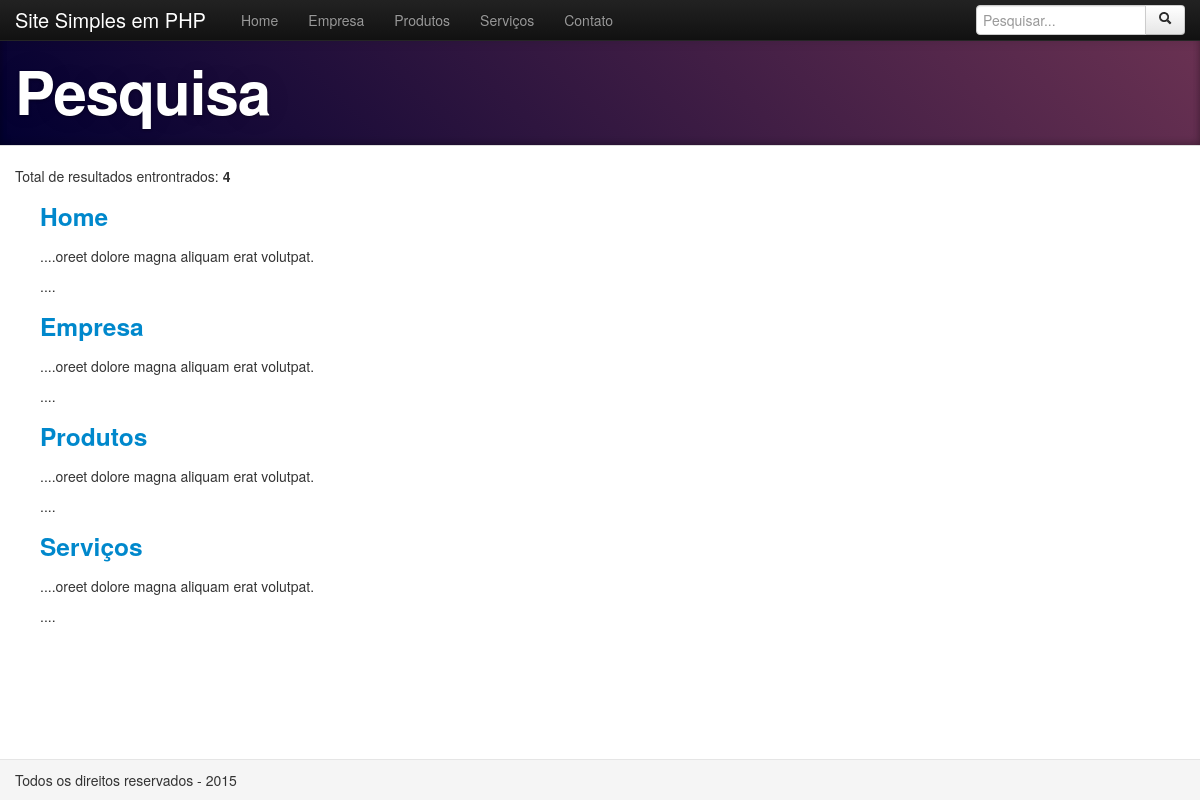
The page /busca.php on the database its author committed.
### tables this page shows
CREATE TABLE `pg_conteudo` (
  `id` int(11) NOT NULL AUTO_INCREMENT,
  `titulo` varchar(300) DEFAULT NULL,
  `url` varchar(300) DEFAULT NULL,
  `conteudo` text,
  PRIMARY KEY (`id`)
);

### busca.php (the view, shortened to what this page needs)
<?php
$conn = conexaoDB();
$pesquisa = $_GET['pesquisa'];
$sql = "Select * from pg_conteudo where conteudo like :keyword";
$stmt = $conn->prepare($sql);
$stmt->bindValue(':keyword', "%".$pesquisa."%", PDO::PARAM_STR);
$stmt->execute();
$cont = $stmt->rowCount();
$resultado = $stmt->fetchAll(PDO::FETCH_ASSOC);
?>
<!DOCTYPE html>
<html lang="en">
<head>
	<?php require_once ('include/header.php'); ?>
</head>
<body>
<div id="tudo">
	<?php require_once ('include/topo.php'); ?>
    <header class="jumbotron subhead">
		<div class="container">
			<h1>Pesquisa</h1>
		</div>
	</header>
	<div class="container">
		<p>Total de resultados entrontrados: <strong><?php echo $cont;?></strong></p>
		<ul class="list-resultado">
		<?php
		foreach ($resultado as $key=>$val){
			$position = strripos($val['conteudo'], $pesquisa);
			echo '<li>';
			echo '<h3><a href="'.$val['url'].'">'.$val['titulo'].'</a></h3>';
			echo '....'.substr($val['conteudo'],$position-50,250) ."....";
			echo '</li>';
		}
	 ?>
	</ul>
	</div>
	<?php require_once ('include/footer.php'); ?>
</div>
</body>
</html>

### include/header.php (shortened to what this page needs)
<link rel="stylesheet" href="css/bootstrap.css">
<link rel="stylesheet" href="css/bootstrap-responsive.css">
<link rel="stylesheet" href="css/estilo.css">

### include/topo.php (shortened to what this page needs)
<nav class="navbar navbar-fixed-top navbar-inverse">
		<div class="navbar-inner">
			<div class="container">
					<a href="home" class="brand">Site Simples em PHP</a>
					<div class="nav-collapse collapse">
						<ul class="nav">
							<?php
								$sql = "Select titulo,url from pg_conteudo";
								$stmt = $conn->prepare($sql);
								$stmt->execute();
								$links = $stmt->fetchAll(PDO::FETCH_ASSOC);
								foreach($links as $menu){
									echo "<li><a href=\"{$menu['url']}\">{$menu['titulo']}</a></li>";
								}
							?>
						</ul>
					</div>
					<div class="input-append navbar-search pull-right">
						<form class="form-group" id="form-pesquisa" action="busca.php" method="GET">
					 		<input class="span2" id="pesquisa" name="pesquisa" placeholder="Pesquisar..." type="text">
					  		<button class="btn " id="send" type="submit"><i class="icon-search"></i></button>
					  	</form>
					</div>
			</div>
		</div>
	</nav>

### include/footer.php
<footer class="footer">
      <div class="container">
      	Todos os direitos reservados - <?php echo date('Y') ?>
      </div>
    </footer>

### css/estilo.css (style rules this page uses)
html, body { height:100%; }
#tudo { position: relative; min-height:100%; position:relative; }
.footer { padding: 10px 0; margin-top: 70px; border-top: 1px solid #e5e5e5; background-color: #f5f5f5; position: absolute; bottom: 0; width: 100%; }
.jumbotron { position: relative; padding: 50px 0 15px 0; margin-bottom: 20px; color: #fff; text-align: center; text-shadow: 0 1px 3px rgba(0,0,0,.4), 0 0 30px rgba(0,0,0,.075); background: #020031; background: -moz-linear-gradient(45deg, #020031 0%, #6d3353 100%); background: -webkit-gradient(linear, left bottom, right top, color-stop(0%,#020031), color-stop(100%,#6d3353)); background: -webkit-linear-gradient(45deg, #020031 0%,#6d3353 100%); background: -o-linear-gradient(45deg, #020031 0%,#6d3353 100%); background: -ms-linear-gradient(45deg, #020031 0%,#6d3353 100%); background: linear-gradient(45deg, #020031 0%,#6d3353 100%); filter: progid:DXImageTransform.Microsoft.gradient( startColorstr='#020031', endColorstr='#6d3353',GradientType=1 ); -webkit-box-shadow: inset 0 3px 7px rgba(0,0,0,.2), inset 0 -3px 7px rgba(0,0,0,.2); -moz-box-shadow: inset 0 3px 7px rgba(0,0,0,.2), inset 0 -3px 7px rgba(0,0,0,.2); box-shadow: inset 0 3px 7px rgba(0,0,0,.2), inset 0 -3px 7px rgba(0,0,0,.2); }
.jumbotron h1 { font-size: 80px; font-weight: bold; letter-spacing: -1px; line-height: 1; }
.subhead { text-align: left; border-bottom: 1px solid #ddd; }
.subhead h1 { font-size: 60px; }
ul.list-resultado { list-style: none; margin-bottom: 110px; }

### rows shown on the page
pg_conteudo: titulo "Home", substr($val['conteudo'],$position-50,250) "oreet dolore magna aliquam erat volutpat."
pg_conteudo: titulo "Empresa", substr($val['conteudo'],$position-50,250) "oreet dolore magna aliquam erat volutpat."
pg_conteudo: titulo "Produtos", substr($val['conteudo'],$position-50,250) "oreet dolore magna aliquam erat volutpat."
pg_conteudo: titulo "Serviços", substr($val['conteudo'],$position-50,250) "oreet dolore magna aliquam erat volutpat."
pg_conteudo: titulo "Contato"

### other values the page prints
$cont "4"
